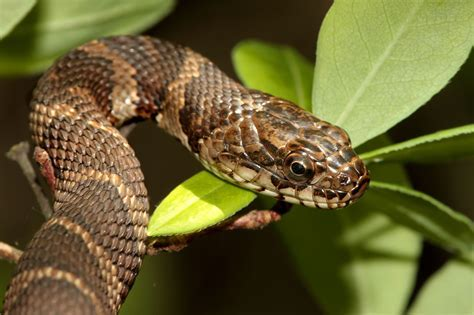
#> input picture snake.jpg, 474 x 315 px
$ python merge.py
#> lines starting #> are read from the running program, lines starting #| are printed output that depends on the picture
from PIL import Image

# Load the images
img1 = Image.open('snake.jpg')
#> img1 is the input picture: PIL image 474x315 RGB; mean R, G, B 103.9, 97, 49.9
img2 = Image.open('peacock.jpg')
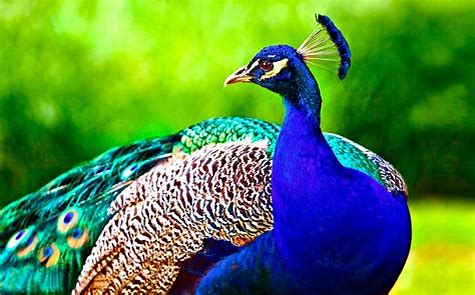
#> input picture peacock.jpg, 475 x 295 px
#> img2 is the input picture: PIL image 475x295 RGB; mean R, G, B 82.3, 133.5, 69.5
img3 = Image.open('cat.jpg')
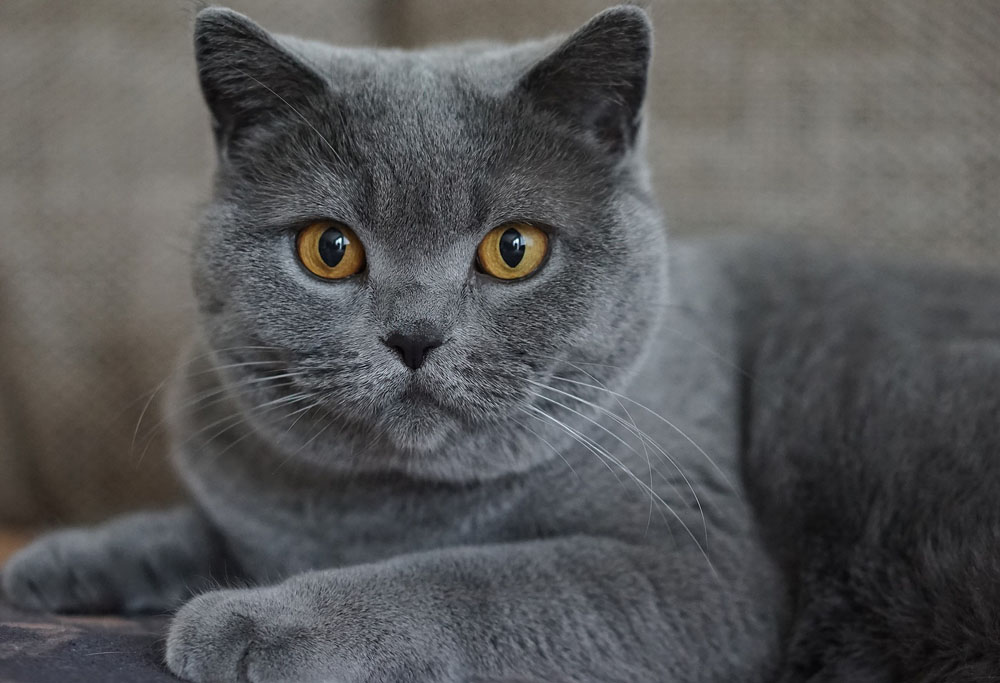
#> input picture cat.jpg, 1000 x 683 px
#> img3 is the input picture: PIL image 1000x683 RGB; mean R, G, B 87, 87.2, 87.9
img4 = Image.open('agama.jpg')
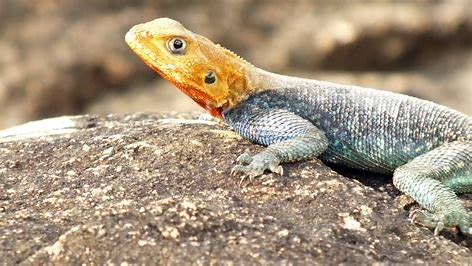
#> input picture agama.jpg, 472 x 266 px
#> img4 is the input picture: PIL image 472x266 RGB; mean R, G, B 164.4, 147.1, 124.3

# Resize the images to the same size
width, height = 400, 400  # adjust the size as needed
img1 = img1.resize((width, height))
#> img1: PIL image 400x400 RGB
img2 = img2.resize((width, height))
#> img2: PIL image 400x400 RGB
img3 = img3.resize((width, height))
#> img3: PIL image 400x400 RGB
img4 = img4.resize((width, height))
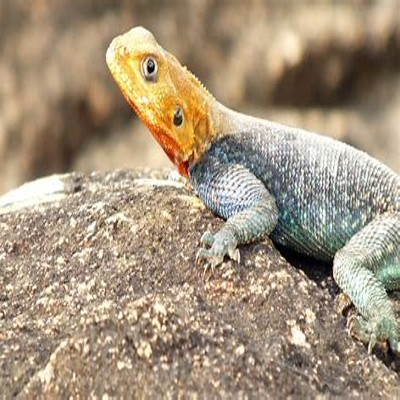
#> img4: PIL image 400x400 RGB; mean R, G, B 164.4, 147.1, 124.3

# Create a 2x2 layout
top_row = Image.new('RGB', (width*2, height))
#> top_row: PIL image 800x400 RGB; every value is 0
top_row.paste(img1, (0, 0))
top_row.paste(img2, (width, 0))
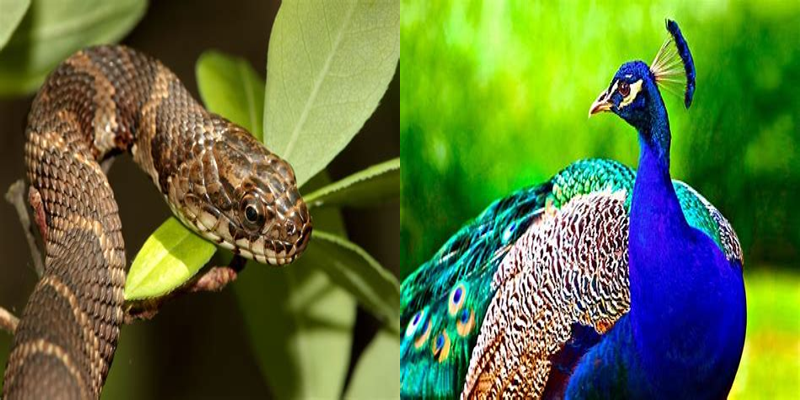
#> top_row: PIL image 800x400 RGB; mean R, G, B 93.1, 115.2, 59.7

bottom_row = Image.new('RGB', (width*2, height))
bottom_row.paste(img3, (0, 0))
bottom_row.paste(img4, (width, 0))
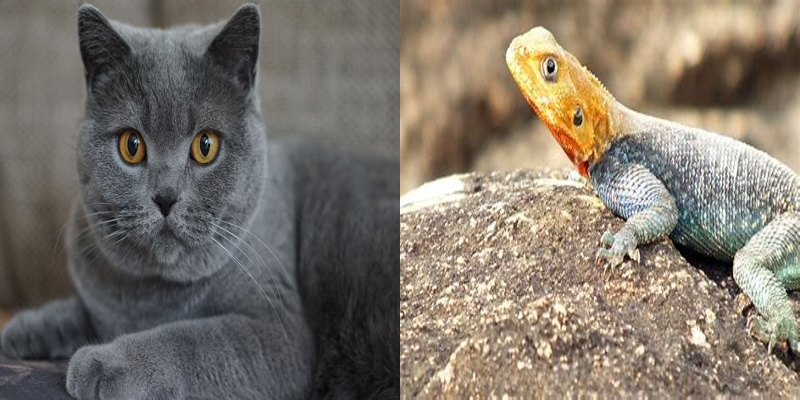
#> bottom_row: PIL image 800x400 RGB; mean R, G, B 125.7, 117.2, 106.1

final_image = Image.new('RGB', (width*2, height*2))
#> final_image: PIL image 800x800 RGB; every value is 0
final_image.paste(top_row, (0, 0))
final_image.paste(bottom_row, (0, height))
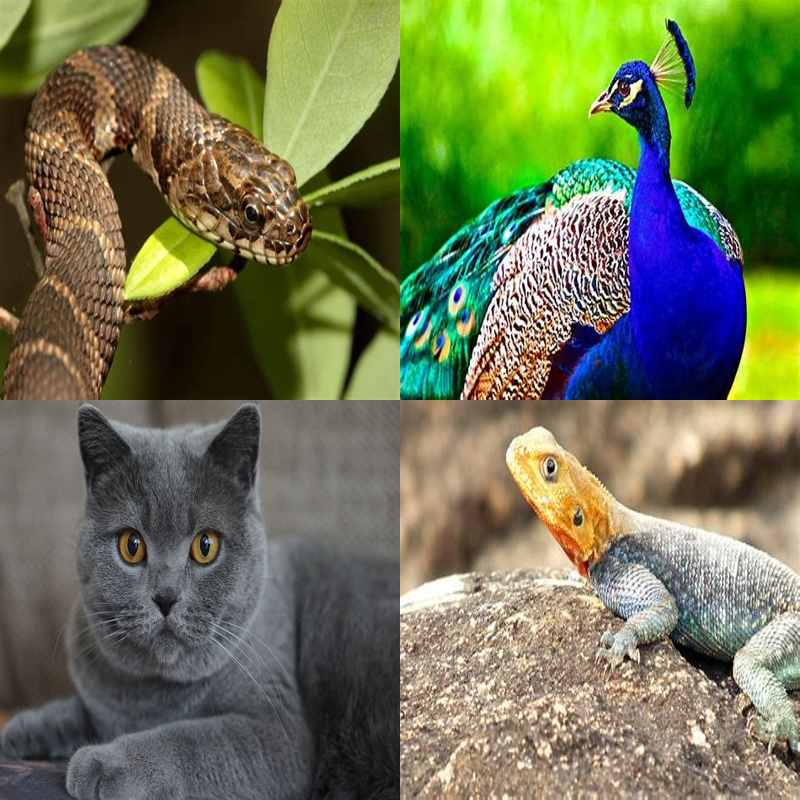
#> final_image: PIL image 800x800 RGB; mean R, G, B 109.4, 116.2, 82.9

# Save the final image
final_image.save('merged_image.jpg')
